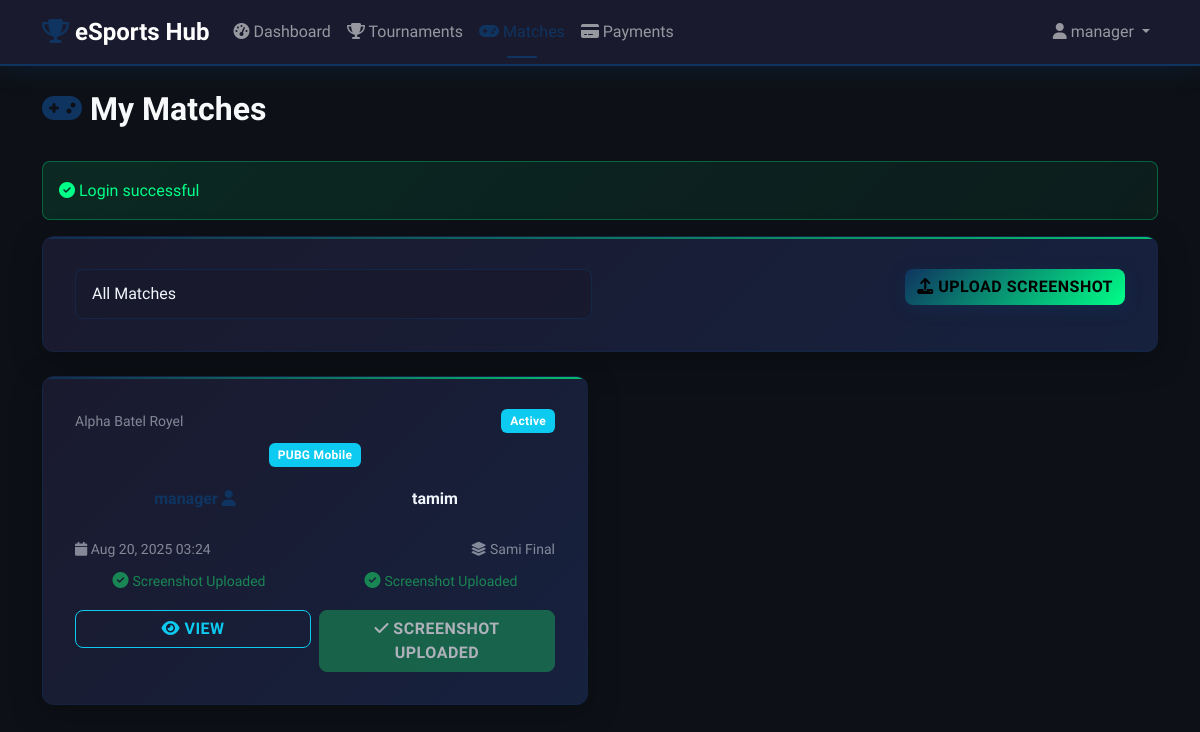
Before: /user/matches.php (signed in) with the older database file.
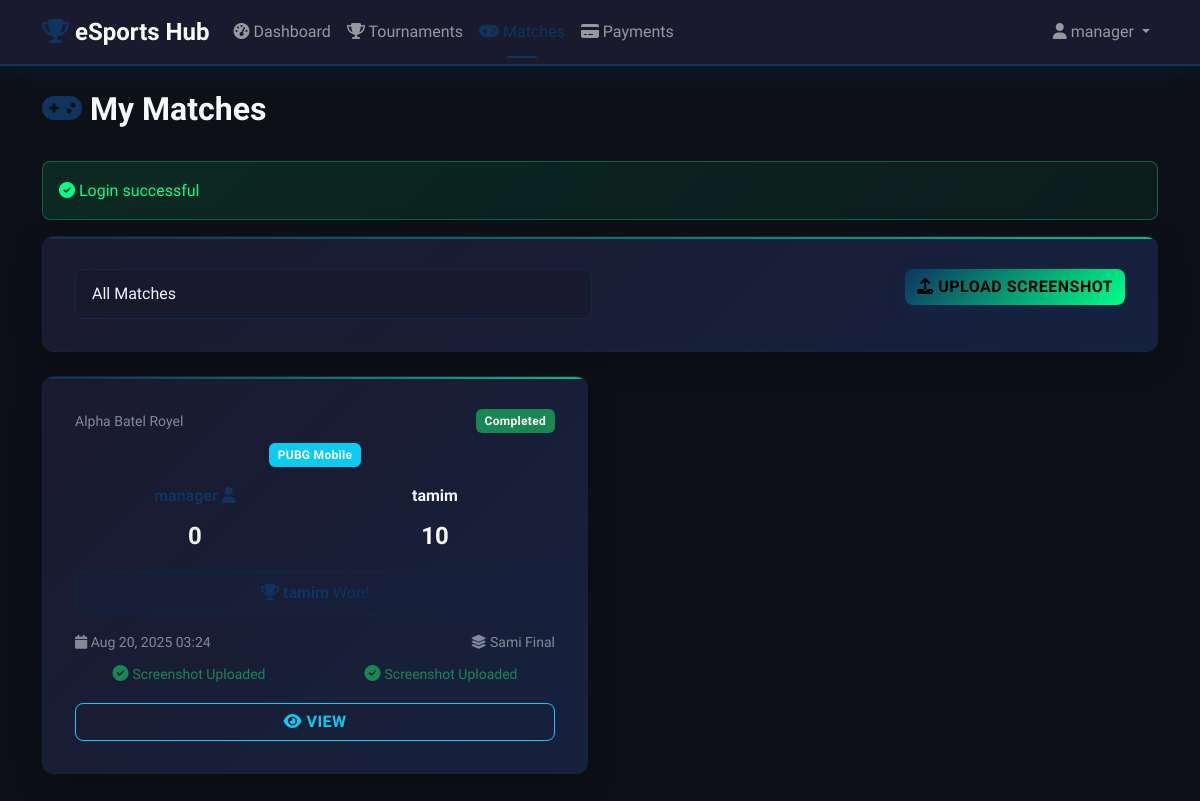
After: the same page with the newer database file.
### tables this page shows
CREATE TABLE matches (
                    id INTEGER PRIMARY KEY AUTOINCREMENT,
                    tournament_id INTEGER NOT NULL,
                    team1_id INTEGER NOT NULL,
                    team2_id INTEGER NOT NULL,
                    team1_name VARCHAR(100),
                    team2_name VARCHAR(100),
                    status VARCHAR(20) DEFAULT 'scheduled',
                    score1 INTEGER,
                    score2 INTEGER,
                    winner_id INTEGER,
                    scheduled_at DATETIME,
                    started_at DATETIME,
                    completed_at DATETIME,
                    created_at DATETIME DEFAULT CURRENT_TIMESTAMP, scheduled_date DATETIME, updated_at TIMESTAMP DEFAULT CURRENT_TIMESTAMP, round VARCHAR(50), notes TEXT,
                    FOREIGN KEY (tournament_id) REFERENCES tournaments(id) ON DELETE CASCADE,
                    FOREIGN KEY (team1_id) REFERENCES users(id),
                    FOREIGN KEY (team2_id) REFERENCES users(id),
                    FOREIGN KEY (winner_id) REFERENCES users(id)
                );

CREATE TABLE tournaments (
                    id INTEGER PRIMARY KEY AUTOINCREMENT,
                    name VARCHAR(200) NOT NULL,
                    description TEXT,
                    game_type VARCHAR(100) NOT NULL,
                    max_teams INTEGER NOT NULL,
                    entry_fee DECIMAL(10,2) DEFAULT 0,
                    prize_pool DECIMAL(10,2) DEFAULT 0,
                    start_date DATETIME,
                    end_date DATETIME,
                    status VARCHAR(20) DEFAULT 'upcoming',
                    thumbnail VARCHAR(255),
                    created_at DATETIME DEFAULT CURRENT_TIMESTAMP,
                    updated_at DATETIME DEFAULT CURRENT_TIMESTAMP
                , winner_id INTEGER, runner_up_id INTEGER, third_place_id INTEGER, winner_prize DECIMAL(10,2) DEFAULT 0.00, runner_up_prize DECIMAL(10,2) DEFAULT 0.00, third_place_prize DECIMAL(10,2) DEFAULT 0.00);

### includes/functions.php (called while the page is built, shortened)
<?php
function formatDate($date, $format = 'M d, Y H:i') {
    return date($format, strtotime($date));
}
?>

### user/matches.php (the view, shortened to what the rows shown need)
<?php
require_once '../config/config.php';
$action = $_GET['action'] ?? 'list';
$userId = $_SESSION['user_id'];
if ($action === 'list') {
    $whereClause = 'WHERE (m.team1_id = ? OR m.team2_id = ?)';
    $params = [$userId, $userId];
    $stmt = $pdo->prepare("
        SELECT m.*, t.name as tournament_name, t.game_type,
               u1.username as team1_name, u2.username as team2_name,
               uw.username as winner_name,
               ms1.screenshot_url as team1_screenshot,
               ms2.screenshot_url as team2_screenshot
        FROM matches m
        JOIN tournaments t ON m.tournament_id = t.id
        JOIN users u1 ON m.team1_id = u1.id
        JOIN users u2 ON m.team2_id = u2.id
        LEFT JOIN users uw ON m.winner_id = uw.id
        LEFT JOIN match_screenshots ms1 ON m.id = ms1.match_id AND ms1.team_id = u1.id
        LEFT JOIN match_screenshots ms2 ON m.id = ms2.match_id AND ms2.team_id = u2.id
        $whereClause
        ORDER BY m.scheduled_date DESC, m.created_at DESC
    ");
    $stmt->execute($params);
    $matches = $stmt->fetchAll();
}
?>
<!DOCTYPE html>
<html lang="en">
<head>
    <link href="https://cdn.jsdelivr.net/npm/bootstrap@5.3.0/dist/css/bootstrap.min.css" rel="stylesheet">
    <link rel="stylesheet" href="https://cdnjs.cloudflare.com/ajax/libs/font-awesome/6.4.0/css/all.min.css">
    <link rel="stylesheet" href="../assets/css/style.css">
</head>
<body>
    <div class="container my-4">
        <div class="d-flex justify-content-between align-items-center mb-4">
            <h2 class="text-light">
                <i class="fas fa-gamepad text-accent"></i>
                <?= $action === 'view' ? 'Match Details' : ($action === 'upload' ? 'Upload Screenshot' : 'My Matches') ?>
            </h2>
        </div>
        <?php if ($action === 'list'): ?>
            <?php if (empty($matches)): ?>
                <div class="gaming-card">
                    <div class="text-center text-light-50 py-5">
                        <i class="fas fa-gamepad fa-4x mb-3"></i>
                        <h4>No Matches Found</h4>
                        <p>You don't have any matches yet. Register for tournaments to get matched!</p>
                        <a href="tournaments.php" class="btn btn-accent">
                            <i class="fas fa-trophy"></i> Browse Tournaments
                        </a>
                    </div>
                </div>
            <?php else: ?>
                <div class="row">
                    <?php foreach ($matches as $match): ?>
                        <div class="col-lg-6 mb-4">
                            <div class="gaming-card match-card h-100">
                                <div class="match-header mb-3">
                                    <div class="d-flex justify-content-between align-items-center mb-2">
                                        <small class="text-light-50"><?= htmlspecialchars($match['tournament_name']) ?></small>
                                        <span class="badge bg-<?= $match['status'] === 'completed' ? 'success' : ($match['status'] === 'live' ? 'danger' : 'info') ?>">
                                            <?= ucfirst($match['status']) ?>
                                        </span>
                                    </div>
                                    <div class="text-center">
                                        <span class="badge bg-info"><?= htmlspecialchars($match['game_type']) ?></span>
                                    </div>
                                </div>
                                <div class="match-teams mb-3">
                                    <div class="d-flex align-items-center justify-content-between">
                                        <div class="team-info text-center">
                                            <div class="team-name <?= $match['team1_id'] == $userId ? 'text-accent fw-bold' : '' ?>">
                                                <?php if ($match['team1_id'] == $userId): ?>
                                                    <i class="fas fa-user text-accent"></i>
                                                <?php endif; ?>
                                            </div>
                                            <?php if ($match['status'] === 'completed' && $match['score1'] !== null): ?>
                                                <div class="team-score text-light fs-4 fw-bold"><?= $match['score1'] ?></div>
                                            <?php endif; ?>
                                        </div>
                                        <div class="team-info text-center">
                                            <div class="team-name <?= $match['team2_id'] == $userId ? 'text-accent fw-bold' : '' ?>">
                                                <?= htmlspecialchars($match['team2_name']) ?>
                                            </div>
                                            <?php if ($match['status'] === 'completed' && $match['score2'] !== null): ?>
                                                <div class="team-score text-light fs-4 fw-bold"><?= $match['score2'] ?></div>
                                            <?php endif; ?>
                                        </div>
                                    </div>
                                </div>
                                <?php if ($match['status'] === 'completed' && $match['winner_name']): ?>
                                    <div class="match-result mb-3 text-center">
                                        <div class="alert alert-<?= $match['winner_id'] == $userId ? 'success' : 'info' ?> py-2">
                                            <i class="fas fa-trophy"></i>
                                            <strong><?= htmlspecialchars($match['winner_name']) ?></strong> Won!
                                        </div>
                                    </div>
                                <?php endif; ?>
                                <div class="match-details mb-3">
                                    <?php if ($match['scheduled_date']): ?>
                                        <div class="d-flex justify-content-between text-light-50 small mb-2">
                                            <span><i class="fas fa-calendar"></i> <?= formatDate($match['scheduled_date']) ?></span>
                                            <?php if ($match['round']): ?>
                                                <span><i class="fas fa-layer-group"></i> <?= htmlspecialchars($match['round']) ?></span>
                                            <?php endif; ?>
                                        </div>
                                    <?php endif; ?>
                                    <div class="screenshot-status">
                                        <div class="row">
                                            <div class="col-6 text-center">
                                                <?php if ($match['team1_screenshot']): ?>
                                                    <i class="fas fa-check-circle text-success"></i>
                                                    <small class="text-success">Screenshot Uploaded</small>
                                                <?php elseif ($match['team1_id'] == $userId && $match['status'] !== 'scheduled'): ?>
                                                    <i class="fas fa-exclamation-triangle text-warning"></i>
                                                    <small class="text-warning">Upload Required</small>
                                                <?php else: ?>
                                                    <i class="fas fa-clock text-light-50"></i>
                                                    <small class="text-light-50">Waiting</small>
                                                <?php endif; ?>
                                            </div>
                                            <div class="col-6 text-center">
                                                <?php if ($match['team2_screenshot']): ?>
                                                    <i class="fas fa-check-circle text-success"></i>
                                                    <small class="text-success">Screenshot Uploaded</small>
                                                <?php elseif ($match['team2_id'] == $userId && $match['status'] !== 'scheduled'): ?>
                                                    <i class="fas fa-exclamation-triangle text-warning"></i>
                                                    <small class="text-warning">Upload Required</small>
                                                <?php else: ?>
                                                    <i class="fas fa-clock text-light-50"></i>
                                                    <small class="text-light-50">Waiting</small>
                                                <?php endif; ?>
                                            </div>
                                        </div>
                                    </div>
                                </div>
                                <div class="match-actions mt-auto">
                                    <div class="row g-2">
                                        <div class="col">
                                            <a href="?action=view&id=<?= $match['id'] ?>" class="btn btn-outline-info w-100">
                                                <i class="fas fa-eye"></i> View
                                            </a>
                                        </div>
                                        <?php if ($match['status'] !== 'scheduled' && $match['status'] !== 'completed'): ?>
                                            <?php
                                            $userScreenshot = ($match['team1_id'] == $userId) ? $match['team1_screenshot'] : $match['team2_screenshot'];
                                            if (!$userScreenshot): ?>
                                                <div class="col">
                                                    <button class="btn btn-warning w-100" type="button" data-bs-toggle="collapse"
                                                            data-bs-target="#uploadForm<?= $match['id'] ?>" aria-expanded="false">
                                                        <i class="fas fa-upload"></i> Upload Screenshot
                                                    </button>
                                                </div>
                                            <?php else: ?>
                                                <div class="col">
                                                    <button class="btn btn-success w-100" disabled>
                                                        <i class="fas fa-check"></i> Screenshot Uploaded
                                                    </button>
                                                </div>
                                            <?php endif; ?>
                                        <?php endif; ?>
                                    </div>
                                </div>
                            </div>
                        </div>
                    <?php endforeach; ?>
                </div>
            <?php endif; ?>
        <?php endif; ?>
    </div>
</body>
</html>

Changed rows visible on the page:
changed matches "Sami Final": status "Active" → "Completed"; score1 (not shown) → "0"; score2 (not shown) → "10"; winner_id empty → 2 (drawn); no longer shows "SCREENSHOT UPLOADED"
